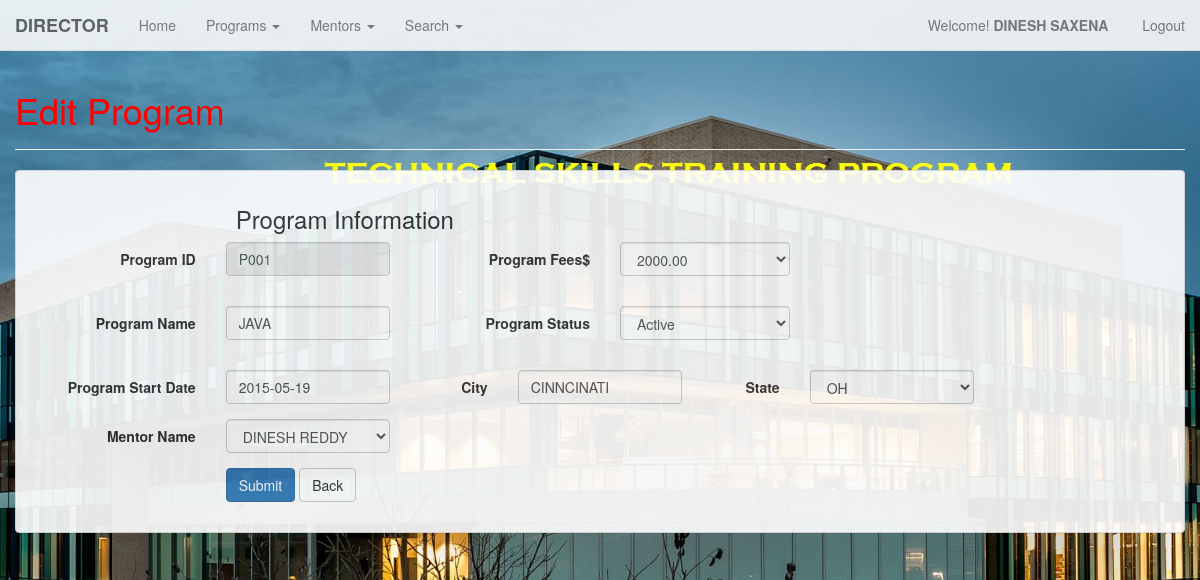
Screenshot of /TSTP/edit_program.php?id=P001 (signed in) with the database file from the repository.
### tables this page shows
CREATE TABLE IF NOT EXISTS `director` (
  `d_id` char(10) NOT NULL,
  `d_name` char(30) DEFAULT NULL,
  `d_email` char(30) DEFAULT NULL,
  `d_cellno` char(10) DEFAULT NULL,
  `d_gender` char(10) DEFAULT NULL
);

CREATE TABLE IF NOT EXISTS `program` (
  `p_id` char(10) NOT NULL,
  `p_name` char(30) DEFAULT NULL,
  `p_city` char(30) DEFAULT NULL,
  `p_state` char(2) DEFAULT NULL,
  `p_date` date DEFAULT NULL,
  `p_status` char(10) DEFAULT NULL,
  `p_fees` decimal(10,2) DEFAULT NULL
);

CREATE TABLE IF NOT EXISTS `mentor` (
  `m_id` char(10) NOT NULL,
  `m_name` char(30) DEFAULT NULL,
  `m_email` char(30) DEFAULT NULL,
  `m_cellno` char(10) DEFAULT NULL,
  `m_gender` char(10) DEFAULT NULL,
  `m_salary` decimal(10,2) DEFAULT NULL
);

### TSTP/edit_program.php (the view, shortened to what this page needs)
			<?php
						include ('menu_director.php');
			?>
		<div class="container-fluid">
	<?php
                    $select  = "SELECT * FROM PROGRAM WHERE P_ID = '$_GET[id]'";
					$qry=mysql_query($select);
						if($qry)
						{
						while($rec = mysql_fetch_array($qry)){
						$prog_id = "$rec[p_id]";
						$prog_name = "$rec[p_name]";
						$prog_date = "$rec[p_date]";
						$prog_city = "$rec[p_city]";
						$prog_state = "$rec[p_state]";
						$prog_fees ="$rec[p_fees]";
						$prog_status ="$rec[p_status]";
						   $select11 = "SELECT * FROM MENTOR WHERE M_ID IN(SELECT M_ID FROM CONDUCTS  WHERE P_ID = '$prog_id')";
						   $query11 = mysql_query($select11);
						   $rec11 = mysql_fetch_array($query11);
						   $prog_mentor = "$rec11[m_name]";
						}
						}
?>
			<div class="row">
				<div class="col-md-12">
					<div class="page-header">
							<h1><font color ="red">Edit Program</font></h1>
					</div>
				</div>
			</div>
<div class="container-fluid">
	<div class = "row">
		<div class="panel panel-default">
			<div class="panel-body">
		<form method="post" class="form-horizontal">
						<fieldset>
						<div class = "col-md-10 col-md-offset-2">
							<h3>Program Information</h3>
						</div>
							<div class="form-group">
							  <label class="col-md-2 control-label" for="prog_id">Program ID</label>
							  <div class="col-md-2">
							  <input id="prog_id" name="prog_id" type="text" value = "<?php echo $prog_id;?>" placeholder="Program ID" class="form-control input-md" readonly>
							  </div>
							<div class="form-group">
							  <label class="col-md-2 control-label" for="prog_fees">Program Fees$</label>
							  <div class="col-md-2">
								<select id="prog_fees" name="prog_fees" class="form-control">
								  <option><?php echo $prog_fees;?> </option>
								</select>
								</div>
							</div>
							</div>
							<div class="form-group" >
							  <label class="col-md-2 control-label" for="prog_name">Program Name</label>
							  <div class="col-md-2">
							  <input id="prog_name" name="prog_name" type="text" value = "<?php echo $prog_name;?>" placeholder="Program Name" class="form-control input-md" required="">
							  </div>
							<div class="form-group">
							  <label class="col-md-2 control-label" for="prog_status">Program Status</label>
							  <div class="col-md-2">
								<select id="prog_status" name="prog_status" class="form-control">
								  <option><?php echo $prog_status;?> </option>
								</select>
								</div>
							</div>
							</div>
							<div class="form-group">
							  <label class="col-md-2 control-label" for="prog_Date">Program Start Date</label>
							  <div class="col-md-2">
							  <input id="prog_date" name="prog_date" type="text" value = "<?php echo $prog_date;?>" placeholder="Program Start Date" class="form-control input-md" required="">
							  </div>
							  <label class="col-md-1 control-label" for="prog_city">City</label>
							  <div class="col-md-2">
							  <input id="prog_city" name="prog_city" type="text" value = "<?php echo $prog_city;?>" placeholder="program city" class="form-control input-md" required="">
							  </div>
							  <label class="col-md-1 control-label" for="gen">State</label>
							  <div class="col-md-2">
								<select id="prog_state" name="prog_state" class="form-control">
								  <option><?php echo $prog_state;?></option>
								</select>
							  </div>
							</div>
							<div class="form-group">
							  <label class="col-md-2 control-label" for="m_name">Mentor Name</label>
							  <div class="col-md-2">
								   <?php
									   echo "<select id='m_name' name='m_name' class='form-control'>";
									   echo "<option>".$prog_mentor."</option>";
										echo"</select>";
									?>
							  </div>
				           </div>
							<div class="form-group">
							  <label class="col-md-2 control-label" for="submit"></label>
							  <div class="col-md-8">
								<button id="submit" name="submit" class="btn btn-primary">Submit</button>
								<a href = "update_program.php"><input type="button" value="Back" name="cancel" class="btn btn-default"/></a>
							  </div>
							</div>
						</fieldset>
					</form>
			</div>
		</div>
	</div>
</div>
</div>

### TSTP/menu_director.php (shortened to what this page needs)
<!DOCTYPE html>
<html lang="en">
  <head>
	<link href="bootstrap.min.css" rel="stylesheet">
  </head>
<body>
<div class="container-fluid">
	<?php
		$id=$_SESSION['d_id'];
		$result=mysql_query("select * from director where d_id ='$id'")or die(mysql_error);
		$row=mysql_fetch_array($result);
		$FirstName=$row['d_name'];
	?>
				<nav class="navbar navbar-default navbar-fixed-top" role="navigation">
				  <div class="container-fluid">
					<div class="navbar-header">
					  <strong><a class="navbar-brand" href="#">DIRECTOR</a></strong>
					</div>
					<div class="collapse navbar-collapse" id="bs-example-navbar-collapse-1">
					<ul class="nav navbar-nav">
						<li><a href="admin_director.php?id=<?php echo $row['d_id'];?>">Home</a></li>
						<li class="dropdown">
							<a href="#" class="dropdown-toggle" data-toggle="dropdown"> Programs <span class="caret"></span></a>
						</li>
						<li class="dropdown">
							<a href="#" class="dropdown-toggle" data-toggle="dropdown"> Mentors <span class="caret"></span></a>
						</li>
                        <li class="dropdown">
							<a href="#" class="dropdown-toggle" data-toggle="dropdown"> Search <span class="caret"></span></a>
						</li>
					</ul>
					<ul class="nav navbar-nav navbar-right">
						<p class="navbar-text">Welcome! <strong><?php echo " ".$FirstName."&nbsp"; ?></strong></p>
							<li><p class="navbar-text"><a href="logout.php" class="navbar-link" title="Log Out">Logout</a></p></li>
					</ul>
					</div>
				  </div>
				</nav>
	</div>
  </body>
</html>

### TSTP/menu_director.php (style rules this page uses)
body { margin-top: 50px; margin-bottom: 50px; background: url('russ-logo.jpg') no-repeat center center fixed; -webkit-background-size: cover; -moz-background-size: cover; -o-background-size: cover; background-size: cover; }
.navbar-default { opacity: .9; }
.panel-default { opacity: .9; }

### rows the page displays
director: d_name "DINESH SAXENA"
program: prog_id "P001", prog_fees "2000.00", prog_name "JAVA", prog_status "Active", prog_date "2015-05-19", prog_city "CINNCINATI", prog_state "OH"
mentor: m_name "DINESH REDDY"
